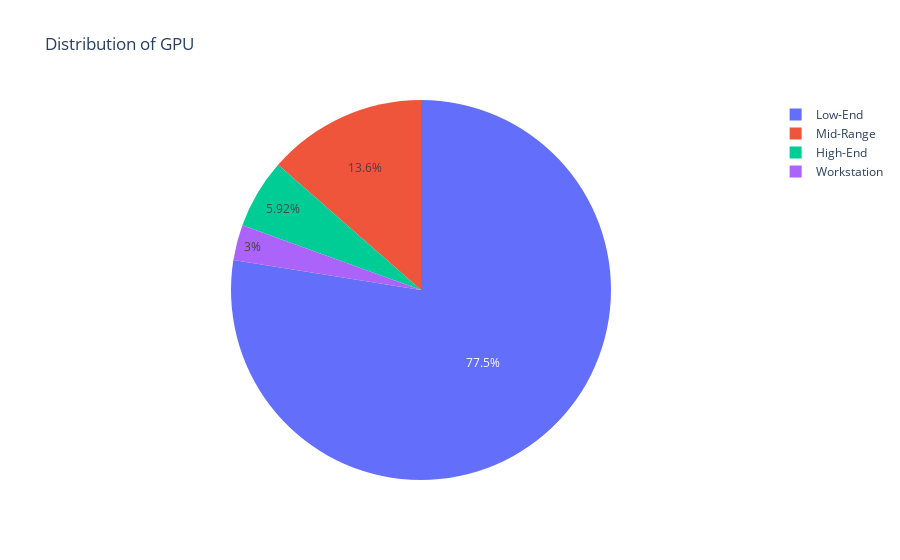

Notebook code for this chart:
### Markdown cell above
1. **Market Leaders in GPU Diversity:**

    - **HP, Dell, and Lenovo** exhibit a comprehensive GPU portfolio spanning **Low-End to Workstation tiers**, positioning them as dominant players across consumer and professional segments.
    - **Actionable Insight:** Competing brands must emulate their strategic breadth to capture diverse market demand.
2. **Performance Gaps in Major Brands:**

    - Brands like **Apple, Microsoft, and Chuwi** predominantly offer **Low-End GPUs**, with a glaring absence in **High-End and Workstation-class GPUs**.
    - **Actionable Insight:** Expanding into higher-performance segments can attract power users, professionals, and gaming enthusiasts.
3. **Workstation-Class Dominance:**

    - **HP, Dell, and Lenovo** lead in **Workstation-class GPUs** (purple bars), while most competitors neglect this lucrative, enterprise-oriented segment.
    - **Actionable Insight:** Capitalize on rising professional workloads by prioritizing **Workstation GPU development**.
4. **Segment-Specific Focus:**

    - Brands like **Acer, Asus, and MSI** concentrate on specific tiers, such as **Mid-Range and High-End**, but lack breadth across entry-level GPUs.
    - **Actionable Insight:** Diversify product offerings to capture untapped, volume-rich **Low-End markets**.
5. **Marginal Industry Presence:**

    - Companies like **Huawei, LG, Samsung, and Fujitsu** exhibit a negligible GPU footprint, reflecting limited competitiveness.
    - **Actionable Insight:** Forge **strategic partnerships** or invest in GPU innovation to gain relevance in this critical space.
<br>

* * *

### **Strategic Recommendations**

1. **Ascend to High-Performance Segments:**

    - **Apple, Microsoft, and Chuwi** must prioritize entry into **High-End and Workstation tiers** to attract power users and capitalize on premium market demand.
2. **Broaden GPU Portfolios:**

    - Narrow-focus brands like **Acer, Asus, and MSI** should **diversify their offerings** to serve both entry-level and professional markets.
3. **Seize the Workstation Opportunity:**

    - Growing demand for professional computing necessitates an emphasis on **Workstation-class GPUs** to unlock enterprise and AI-driven opportunities.
4. **Benchmark Against Leaders:**

    - Competing brands should strategically align their GPU roadmaps with market leaders **HP, Dell, and Lenovo** to bridge portfolio gaps.

### Code cell
pie_chart = px.pie(
    data_frame=df_cleaned, 
    names='Performance_Tier_of_GPU',  # Column to use for segment names
    title='Distribution of GPU'
)
pie_chart.show()

### Figure 1 — Plotly figure (JSON) as saved in the notebook; plotly's stock layout.template omitted (floating-point values rounded to 4 significant figures; data arrays with more than 128 entries replaced by an {"elided": "..."} marker saying what was removed)
{"data": [{"domain": {"x": [0, 1], "y": [0, 1]}, "hovertemplate": "Performance_Tier_of_GPU=%{label}<extra></extra>", "labels": {"elided": "1166 str values"}, "legendgroup": "", "name": "", "showlegend": true, "type": "pie"}], "layout": {"legend": {"tracegroupgap": 0}, "title": {"text": "Distribution of GPU"}}}
